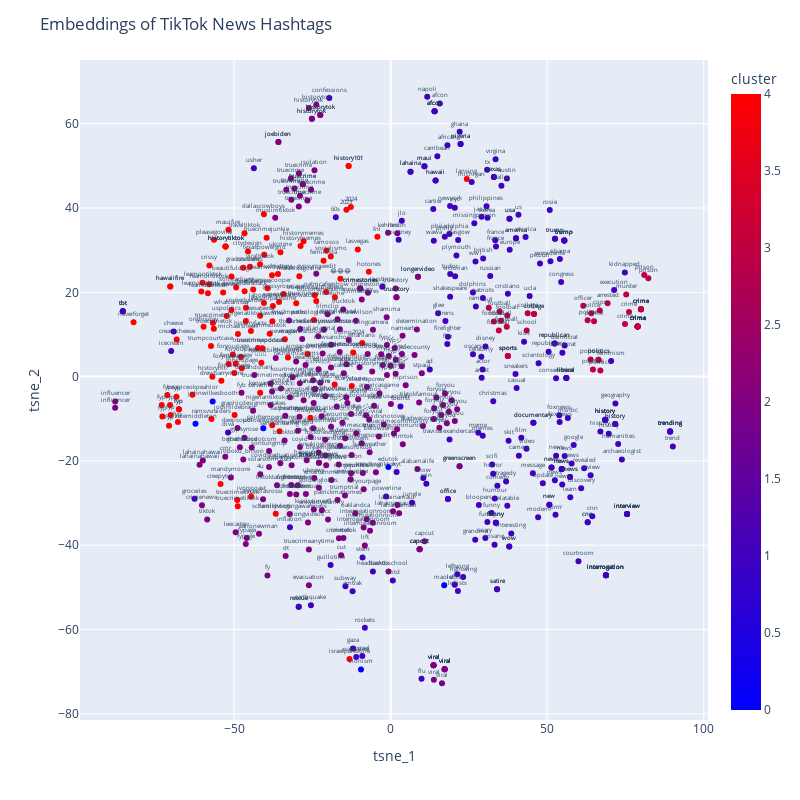

This figure's notebook cell:
### Code cell
tsneN = TSNE(n_components=2, random_state=42)  
tsne_resultsN = tsneN.fit_transform(embednews)

dfN = pd.DataFrame(tsne_resultsN, columns=['tsne_1', 'tsne_2'])
dfN['hashtag'] = fullnewswords
dfN['cluster'] = clustersN # the cluster indices where each news hashtags belong
#df.head()

# Create the scatter plot
fig = px.scatter(dfN, x='tsne_1', y='tsne_2', text='hashtag', color="cluster", color_continuous_scale="BlueRed")

# Format what to show next to the markers
fig.update_traces(textposition='top center', 
                  mode='markers+text', 
                  textfont=dict(size=6))

fig.update_layout(title='Embeddings of TikTok News Hashtags', width=800, height=800)
fig.show()

### Figure 1 — Plotly figure (JSON) as saved in the notebook; plotly's stock layout.template omitted (floating-point values rounded to 4 significant figures; data arrays with more than 128 entries replaced by an {"elided": "..."} marker saying what was removed)
{"data": [{"hovertemplate": "tsne_1=%{x}<br>tsne_2=%{y}<br>hashtag=%{text}<br>cluster=%{marker.color}<extra></extra>", "legendgroup": "", "marker": {"color": {"elided": "600 int values"}, "coloraxis": "coloraxis", "symbol": "circle"}, "mode": "markers+text", "name": "", "orientation": "v", "showlegend": false, "text": {"elided": "600 str values"}, "textfont": {"size": 6}, "textposition": "top center", "type": "scatter", "x": {"elided": "600 float values"}, "xaxis": "x", "y": {"elided": "600 float values"}, "yaxis": "y"}], "layout": {"coloraxis": {"colorbar": {"title": {"text": "cluster"}}, "colorscale": [[0, "rgb(0,0,255)"], [1, "rgb(255,0,0)"]]}, "height": 800, "legend": {"tracegroupgap": 0}, "margin": {"t": 60}, "title": {"text": "Embeddings of TikTok News Hashtags"}, "width": 800, "xaxis": {"anchor": "y", "domain": [0, 1], "title": {"text": "tsne_1"}}, "yaxis": {"anchor": "x", "domain": [0, 1], "title": {"text": "tsne_2"}}}}
